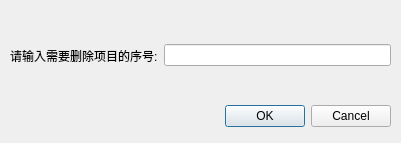
<?xml version="1.0" encoding="UTF-8"?>
<ui version="4.0">
 <class>Delete</class>
 <widget class="QDialog" name="Delete">
  <property name="geometry">
   <rect>
    <x>0</x>
    <y>0</y>
    <width>401</width>
    <height>143</height>
   </rect>
  </property>
  <property name="windowTitle">
   <string>Dialog</string>
  </property>
  <widget class="QDialogButtonBox" name="buttonBox">
   <property name="geometry">
    <rect>
     <x>50</x>
     <y>100</y>
     <width>341</width>
     <height>32</height>
    </rect>
   </property>
   <property name="orientation">
    <enum>Qt::Horizontal</enum>
   </property>
   <property name="standardButtons">
    <set>QDialogButtonBox::Cancel|QDialogButtonBox::Ok</set>
   </property>
  </widget>
  <widget class="QWidget" name="widget" native="true">
   <property name="geometry">
    <rect>
     <x>10</x>
     <y>20</y>
     <width>381</width>
     <height>71</height>
    </rect>
   </property>
   <layout class="QHBoxLayout" name="horizontalLayout">
    <item>
     <widget class="QLabel" name="label">
      <property name="text">
       <string>请输入需要删除项目的序号:</string>
      </property>
     </widget>
    </item>
    <item>
     <widget class="QLineEdit" name="lineEdit"/>
    </item>
   </layout>
  </widget>
 </widget>
 <resources/>
 <connections>
  <connection>
   <sender>buttonBox</sender>
   <signal>accepted()</signal>
   <receiver>Delete</receiver>
   <slot>accept()</slot>
   <hints>
    <hint type="sourcelabel">
     <x>248</x>
     <y>254</y>
    </hint>
    <hint type="destinationlabel">
     <x>157</x>
     <y>274</y>
    </hint>
   </hints>
  </connection>
  <connection>
   <sender>buttonBox</sender>
   <signal>rejected()</signal>
   <receiver>Delete</receiver>
   <slot>reject()</slot>
   <hints>
    <hint type="sourcelabel">
     <x>316</x>
     <y>260</y>
    </hint>
    <hint type="destinationlabel">
     <x>286</x>
     <y>274</y>
    </hint>
   </hints>
  </connection>
 </connections>
</ui>
